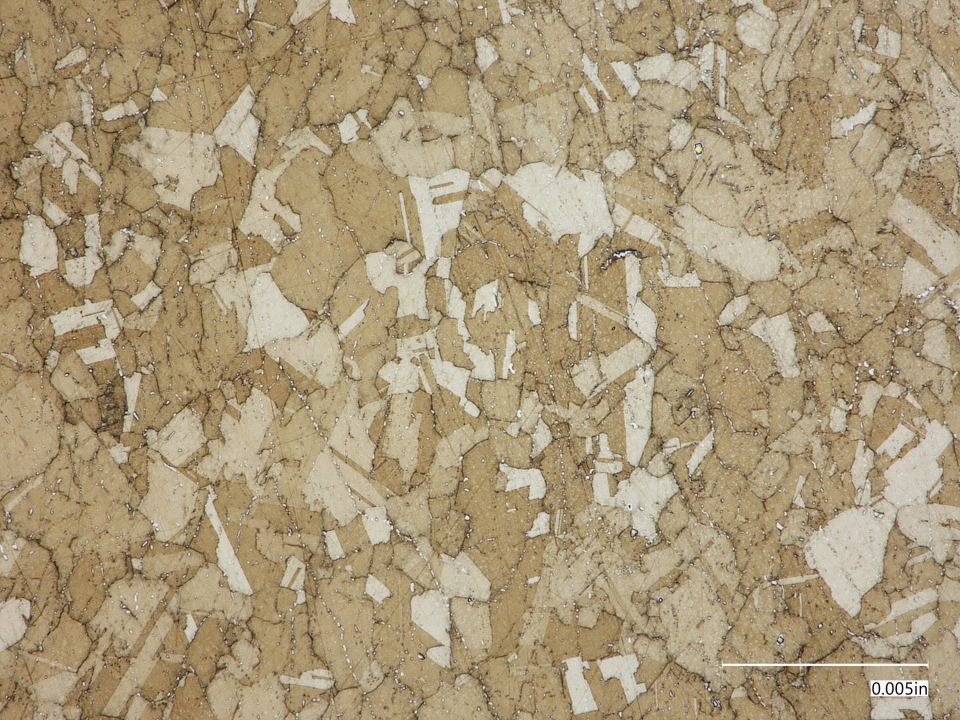
#> input picture data/L-berahas-500X_1.jpg, 2880 x 2160 px, found by its file name (shown at 1/3 size); its folder holds only this picture in this run
$ python processMetal.py
#> lines starting #> are read from the running program, lines starting #| are printed output that depends on the picture
import numpy as np
import matplotlib.pyplot as plt
import cv2
import os
from tqdm import tqdm

# Path to the folder containing the images and where to save .npy files, change as
data_folder = 'data'
new_data_npy = 'data_formatted_temp/images_resized_npy'
new_data_jpg = 'data_formatted_temp/images_resized_jpg'
new_data_npy_arr = 'data_formatted_temp/images_resized_npy_arr'

# Create the new folder if it doesn't exist
if not os.path.exists(new_data_npy):
    os.makedirs(new_data_npy)
if not os.path.exists(new_data_jpg):
    os.makedirs(new_data_jpg)

# Create a list of all image files in the folder
image_files = [f for f in os.listdir(data_folder) if f.endswith(('.png', '.jpg', '.jpeg', '.bmp', '.tiff'))]

imgs = []  # List to store all processed images

# Loop through each image file with a progress bar
for image_file in tqdm(image_files, desc="Processing Images"):
    # Construct the full path to the image file
    img_path = os.path.join(data_folder, image_file)

    # Read the original image
    img = cv2.imread(img_path)
#> img is the input picture: shape (2160, 2880, 3); mean B, G, R 121.4, 153.5, 170.1

    # Check if the image was read correctly
    if img is None:
        print(f"Error reading image: {img_path}")
        continue

    # Resize the image while maintaining the aspect ratio
    if img.shape[0] > img.shape[1]:
        img_resized = cv2.resize(img, (int(img.shape[1] * (512 / img.shape[0])), 512))
    else:
        img_resized = cv2.resize(img, (512, int(img.shape[0] * (512 / img.shape[1]))))
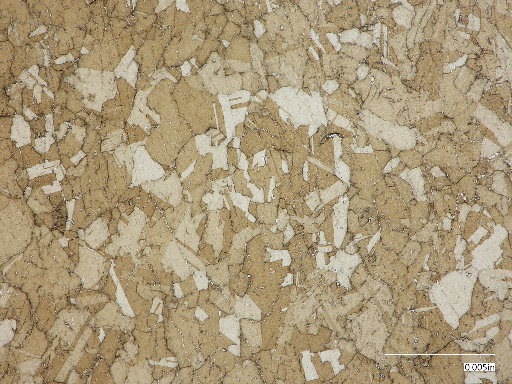
#> img_resized: shape (384, 512, 3); mean B, G, R 121.3, 153.3, 170

    # Pad the image to make it 512x512
    img_padded = cv2.copyMakeBorder(img_resized, 0, 512 - img_resized.shape[0], 0, 512 - img_resized.shape[1], cv2.BORDER_CONSTANT, value=0)
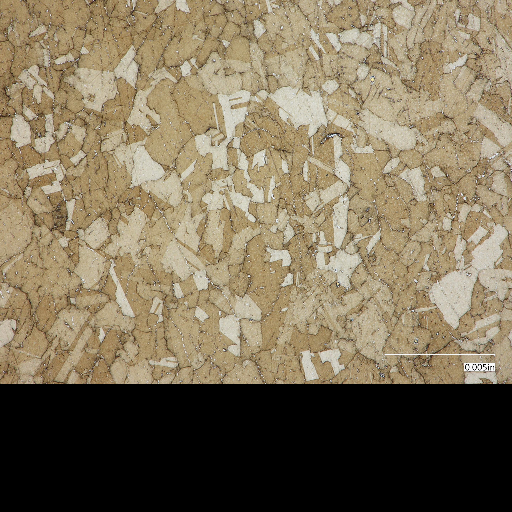
#> img_padded: shape (512, 512, 3); mean B, G, R 91, 115, 127.5
    # Save the image to get it export ready
    img_padded_path = os.path.join(new_data_jpg, image_file)
    # Uncomment if you want to save
    # cv2.imwrite(img_padded_path, img_padded)

    # Convert the image to grayscale
    img_gray = cv2.cvtColor(img_padded, cv2.COLOR_BGR2GRAY)
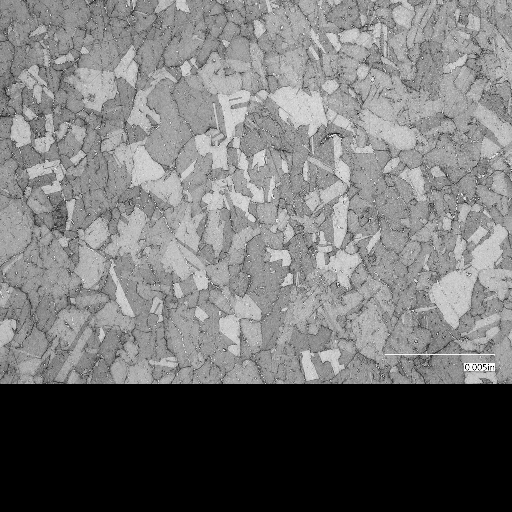
#> img_gray: shape (512, 512); min 0, max 253, mean 116

    # Uncomment if you need every image saved as npy
    # Save each processed image individually as a .npy file
    npy_filename = os.path.splitext(image_file)[0] + '.npy' # Create .npy filename
    npy_filepath = os.path.join(new_data_npy, npy_filename) # Full path for saving
    np.save(npy_filepath, img_gray)  # Save the processed image in npy format

    # Append the processed image to the list
    imgs.append(img_gray)

# Convert the list of images to a numpy array
imgs = np.array(imgs)
# UNCOMMENT as needed : Save the entire array of images as a single .npy files
# full_imgs_filepath = os.path.join(new_data_npy_arr, 'imgs.npy')
# np.save(full_imgs_filepath, imgs)
print(f"All processed images saved individually as imgs.npy .")


# [23 lines of commented-out code are left out]

$ run again, on data/L-transition-kallings2-100X_1.jpg
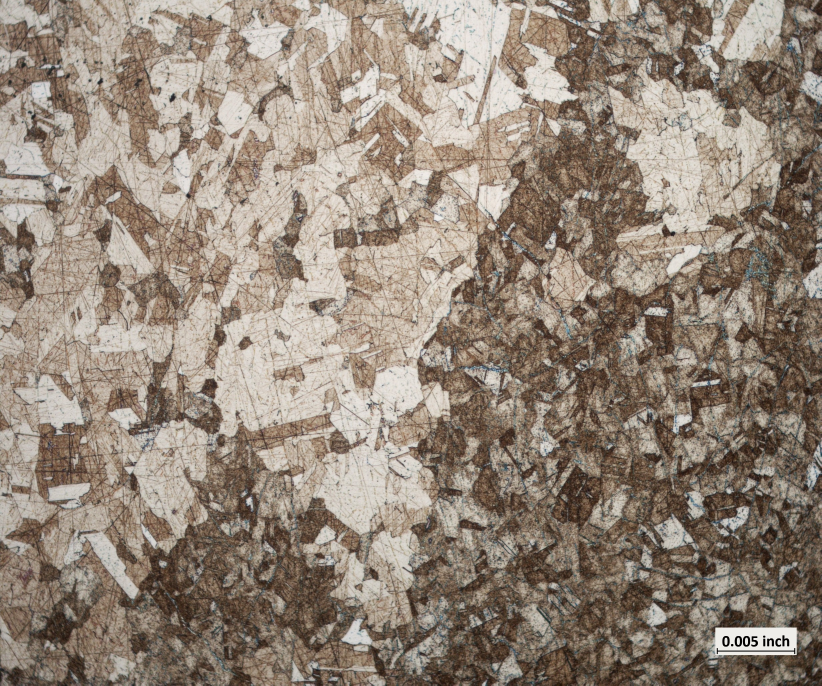
#> input picture data/L-transition-kallings2-100X_1.jpg, 2464 x 2056 px, found by its file name (shown at 1/3 size)
#> img is the input picture: shape (2056, 2464, 3); mean B, G, R 121.6, 134.9, 148.5
#> `img_padded = cv2.copyMakeBorder(img_resized, 0, 512 - img_resized.shap..`:
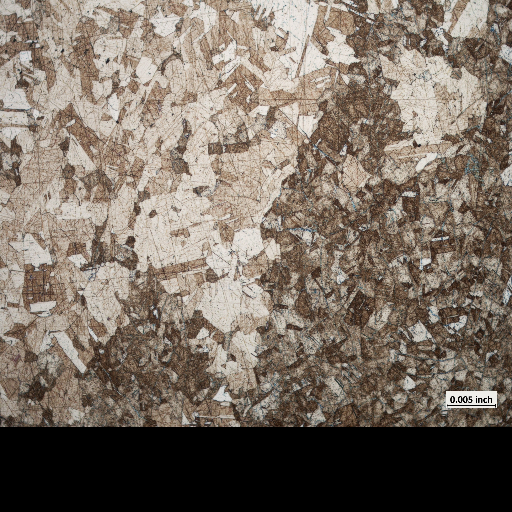
#> img_padded: shape (512, 512, 3); mean B, G, R 101.3, 112.3, 123.7
#> `img_gray = cv2.cvtColor(img_padded, cv2.COLOR_BGR2GRAY)`:
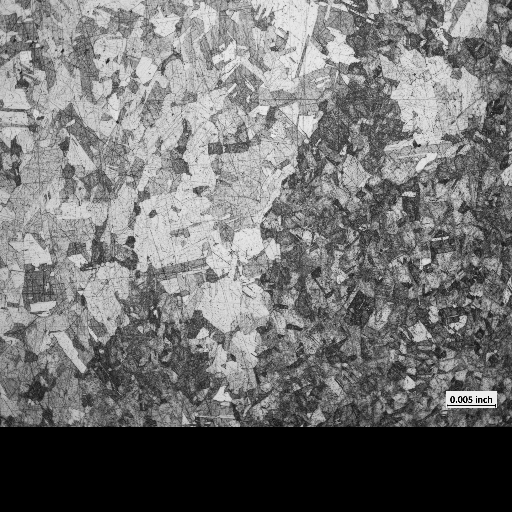
#> img_gray: shape (512, 512); min 0, max 242, mean 114.5
